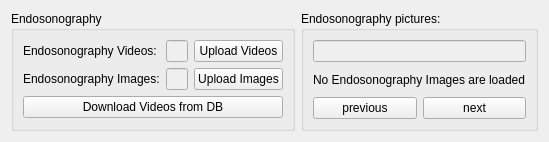
          <widget class="QWidget" name="ednosonography">
           <property name="geometry">
            <rect>
             <x>0</x>
             <y>0</y>
             <width>523</width>
             <height>142</height>
            </rect>
           </property>
           <attribute name="label">
            <string>Endosonography</string>
           </attribute>
           <layout class="QGridLayout" name="gridLayout_29">
            <item row="0" column="0">
             <widget class="QGroupBox" name="groupBox_34">
              <property name="title">
               <string>Endosonography</string>
              </property>
              <layout class="QGridLayout" name="gridLayout_43">
               <item row="0" column="0">
                <layout class="QGridLayout" name="gridLayout_70">
                 <item row="1" column="1">
                  <widget class="QLineEdit" name="endosono_images_text">
                   <property name="enabled">
                    <bool>false</bool>
                   </property>
                   <property name="readOnly">
                    <bool>true</bool>
                   </property>
                  </widget>
                 </item>
                 <item row="1" column="2">
                  <widget class="QPushButton" name="endosono_image_upload_button">
                   <property name="text">
                    <string>Upload Images</string>
                   </property>
                  </widget>
                 </item>
                 <item row="1" column="0">
                  <widget class="QLabel" name="label_79">
                   <property name="text">
                    <string>Endosonography Images:</string>
                   </property>
                  </widget>
                 </item>
                 <item row="0" column="0">
                  <widget class="QLabel" name="label_17">
                   <property name="text">
                    <string>Endosonography Videos:</string>
                   </property>
                  </widget>
                 </item>
                 <item row="0" column="1">
                  <widget class="QLineEdit" name="endosono_videos_text">
                   <property name="enabled">
                    <bool>false</bool>
                   </property>
                  </widget>
                 </item>
                 <item row="0" column="2">
                  <widget class="QPushButton" name="endosono_video_upload_button">
                   <property name="text">
                    <string>Upload Videos</string>
                   </property>
                  </widget>
                 </item>
                </layout>
               </item>
               <item row="1" column="0">
                <layout class="QHBoxLayout" name="horizontalLayout_6">
                 <item>
                  <widget class="QPushButton" name="endosono_video_download_button">
                   <property name="text">
                    <string>Download Videos from DB</string>
                   </property>
                  </widget>
                 </item>
                </layout>
               </item>
               <item row="2" column="0">
                <spacer name="verticalSpacer_5">
                 <property name="orientation">
                  <enum>Qt::Vertical</enum>
                 </property>
                 <property name="sizeHint" stdset="0">
                  <size>
                   <width>20</width>
                   <height>40</height>
                  </size>
                 </property>
                </spacer>
               </item>
              </layout>
             </widget>
            </item>
            <item row="0" column="1">
             <widget class="QGroupBox" name="groupBox_38">
              <property name="title">
               <string>Endosonography pictures:</string>
              </property>
              <layout class="QGridLayout" name="gridLayout_61">
               <item row="2" column="0" alignment="Qt::AlignHCenter">
                <widget class="QLabel" name="endosono_imageview">
                 <property name="sizePolicy">
                  <sizepolicy hsizetype="Expanding" vsizetype="Expanding">
                   <horstretch>0</horstretch>
                   <verstretch>0</verstretch>
                  </sizepolicy>
                 </property>
                 <property name="text">
                  <string>No Endosonography Images are loaded</string>
                 </property>
                </widget>
               </item>
               <item row="3" column="0">
                <layout class="QHBoxLayout" name="horizontalLayout_5">
                 <item>
                  <widget class="QPushButton" name="endosono_previous_button">
                   <property name="text">
                    <string>previous</string>
                   </property>
                  </widget>
                 </item>
                 <item>
                  <widget class="QPushButton" name="endosono_next_button">
                   <property name="text">
                    <string>next</string>
                   </property>
                  </widget>
                 </item>
                </layout>
               </item>
               <item row="1" column="0">
                <widget class="QLineEdit" name="endosono_imagedescription_text">
                 <property name="enabled">
                  <bool>false</bool>
                 </property>
                </widget>
               </item>
              </layout>
             </widget>
            </item>
           </layout>
          </widget>
